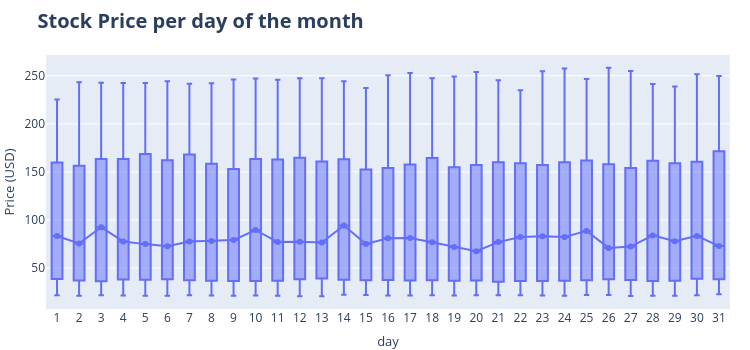

Notebook code cell kept with this figure:
### Code cell
# Boxplot chart for monthly seasonality
# ==============================================================================
data["day"] = pd.Series(data.index).dt.day.values

# fig 1 dayly boxplot
fig1 = px.box(data.sort_values("day"), x="day", y="Close")

# fig 2 line with median data for each day
df_median = pd.DataFrame(data.groupby("day")["Close"].median()).reset_index()
fig2 = px.line(df_median, x="day", y="Close", markers=True)

fig = go.Figure(data=fig1.data + fig2.data)

fig.update_layout(
    width=750,
    height=350,
    title=dict(text="<b>Stock Price per day of the month</b>", font=dict(size=20)),
    yaxis_title=dict(text="Price (USD)", font=dict(size=13)),
    xaxis=dict(tickmode="linear", tickangle=0, range=[0.5, 31.5]),
    xaxis_title=dict(text="day", font=dict(size=13)),
    margin=dict(l=0, r=20, t=55, b=20),
)

fig.show()

### Figure 1 — Plotly figure (JSON) as saved in the notebook; plotly's stock layout.template omitted (floating-point values rounded to 4 significant figures; data arrays with more than 128 entries replaced by an {"elided": "..."} marker saying what was removed)
{"data": [{"alignmentgroup": "True", "hovertemplate": "day=%{x}<br>Close=%{y}<extra></extra>", "legendgroup": "", "marker": {"color": "#636efa"}, "name": "", "notched": false, "offsetgroup": "", "orientation": "v", "showlegend": false, "type": "box", "x": {"elided": "2523 int values"}, "x0": " ", "xaxis": "x", "y": {"elided": "2523 float values"}, "y0": " ", "yaxis": "y"}, {"hovertemplate": "day=%{x}<br>Close=%{y}<extra></extra>", "legendgroup": "", "line": {"color": "#636efa", "dash": "solid"}, "marker": {"symbol": "circle"}, "mode": "lines+markers", "name": "", "orientation": "v", "showlegend": false, "type": "scatter", "x": [1, 2, 3, 4, 5, 6, 7, 8, 9, 10, 11, 12, 13, 14, 15, 16, 17, 18, 19, 20, 21, 22, 23, 24, 25, 26, 27, 28, 29, 30, 31], "xaxis": "x", "y": [83.35, 75.6, 92.45, 77.71, 74.92, 72.67, 77.56, 78.2, 79.23, 89.49, 77.01, 77.49, 76.64, 94.35, 75.03, 80.89, 81.25, 76.93, 71.9, 67.57, 77.0, 82.35, 83.13, 82.23, 88.66, 70.93, 72.39, 83.99, 77.84, 83.48, 72.92], "yaxis": "y"}], "layout": {"height": 350, "margin": {"b": 20, "l": 0, "r": 20, "t": 55}, "title": {"font": {"size": 20}, "text": "<b>Stock Price per day of the month</b>"}, "width": 750, "xaxis": {"range": [0.5, 31.5], "tickangle": 0, "tickmode": "linear", "title": {"font": {"size": 13}, "text": "day"}}, "yaxis": {"title": {"font": {"size": 13}, "text": "Price (USD)"}}}}
